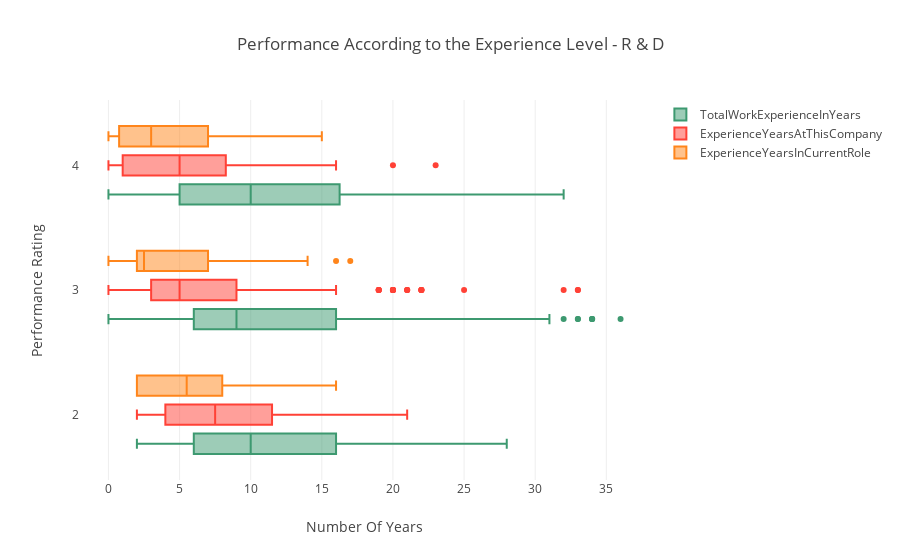

The notebook cell this image was saved under:
### Markdown cell above
#### iv) Performance According to the Experience Level

### Code cell
data = [
    {
        'x': RnD['TotalWorkExperienceInYears'],
        'y': RnD['PerformanceRating'],
        'name':'TotalWorkExperienceInYears',
        'marker': {
            'color': '#3D9970'
        },
        'boxmean': False,
        'orientation': 'h',
        "type": "box",
    },
    {
        'x':RnD['ExperienceYearsAtThisCompany'],
        'y':RnD['PerformanceRating'],
        'name': 'ExperienceYearsAtThisCompany',
        'marker':{
            'color': '#FF4136',
        },
        'boxmean': False,
        'orientation': 'h',
        "type": "box",
    },
    {
        'x': RnD['ExperienceYearsInCurrentRole'],
        'y': RnD['PerformanceRating'],
        'name':'ExperienceYearsInCurrentRole',
        'marker': {
            'color': '#FF851B',
        },
        'boxmean': False,
        'orientation': 'h',
        "type": "box",
    }
]
layout = {
    'xaxis': {
        'title': 'Number Of Years',
        'zeroline': False,
    },
    'yaxis': {
        'title': 'Performance Rating ',
        'zeroline': False,
    },
    'boxmode': 'group',
    'title': 'Performance According to the Experience Level - R & D',
}
fig = go.Figure(data=data, layout=layout)

py.iplot(fig)

### Figure 1 — Plotly figure (JSON) as saved in the notebook; plotly's stock layout.template omitted (floating-point values rounded to 4 significant figures; data arrays with more than 128 entries replaced by an {"elided": "..."} marker saying what was removed)
{"data": [{"boxmean": false, "marker": {"color": "#3D9970"}, "name": "TotalWorkExperienceInYears", "orientation": "h", "type": "box", "uid": "bc3f6942-c8d3-41f1-84ab-3c30a06172b8", "x": {"elided": "343 int values"}, "y": {"elided": "343 int values"}}, {"boxmean": false, "marker": {"color": "#FF4136"}, "name": "ExperienceYearsAtThisCompany", "orientation": "h", "type": "box", "uid": "3fb5ecd5-de4c-4571-b2ea-d3de7a0b396b", "x": {"elided": "343 int values"}, "y": {"elided": "343 int values"}}, {"boxmean": false, "marker": {"color": "#FF851B"}, "name": "ExperienceYearsInCurrentRole", "orientation": "h", "type": "box", "uid": "7c1c6003-5876-48a1-a4cb-1a162f9d47ae", "x": {"elided": "343 int values"}, "y": {"elided": "343 int values"}}], "layout": {"boxmode": "group", "title": "Performance According to the Experience Level - R & D", "xaxis": {"title": "Number Of Years", "zeroline": false}, "yaxis": {"title": "Performance Rating ", "zeroline": false}}}
